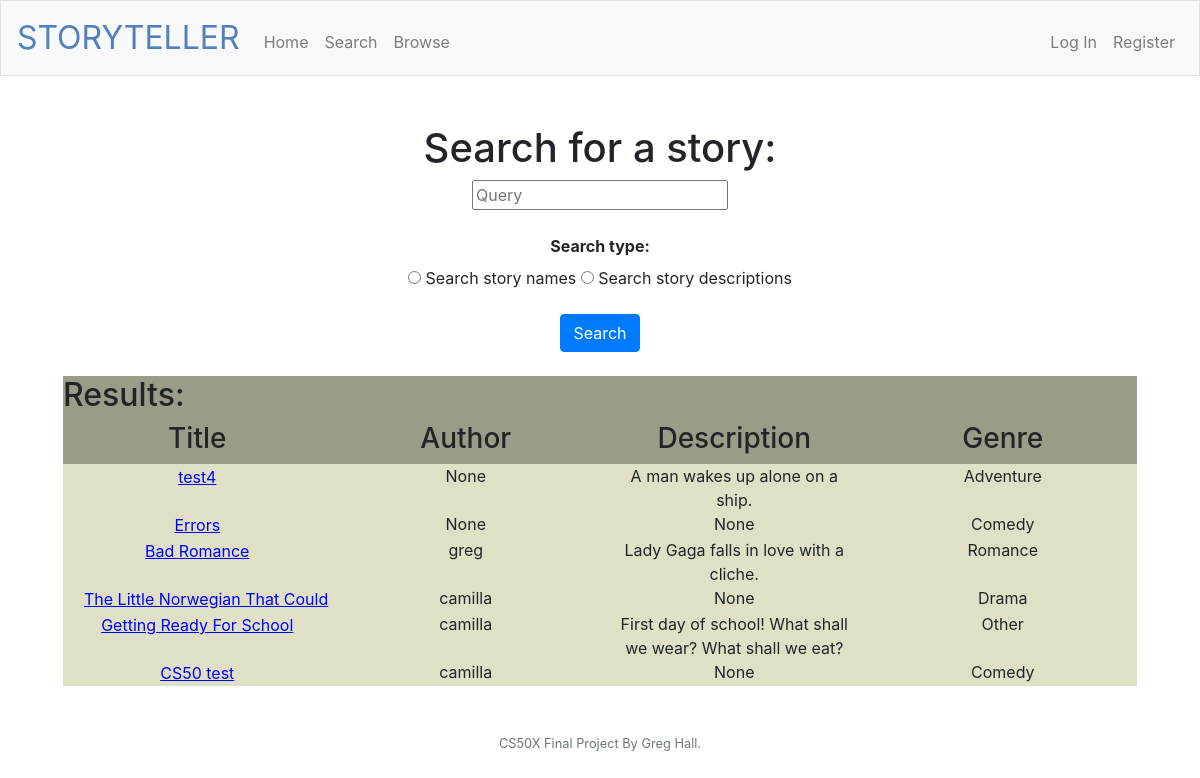
Screenshot of /search with the database file from the repository.
### tables this page shows
CREATE TABLE 'stories' ('storyid' integer PRIMARY KEY NOT NULL, 'storyname' text, 'userid' integer, 'genre' text, 'desc' text, 'username' text);

### application.py (the view, shortened to what this page needs)
@app.route("/search", methods=["POST", "GET"])
def search():
    stories = db.execute("SELECT storyname, username, desc, genre FROM stories")
    return render_template("search.html", searchresults=stories)

### templates/search.html (shortened to what this page needs)
{% extends "layout.html" %}
{% block main %}
    <div class="container">
        <h1>Search for a story:</h1>
        <form action="/search" method="post">
            <input autocomplete="off" name="query" id="query" placeholder="Query" type="text"><br/><br/>
            <label for "searchtype"><strong>Search type:</strong></label><br/>
            <input type="radio" name="searchtype" value="name"> Search story names
            <input type="radio" name="searchtype" value="desc"> Search story descriptions
            <br/><br/>
            <button class="btn btn-primary" type="submit" id="submit">Search</button>
        </form>
    </div>
    <br/>
    <form>
        <div class="row row6"><h2>Results:</h2></div>
        <div class="row row6">
            <div class="col-6 col-md-3"><h3>Title</h3></div>
            <div class="col-6 col-md-3"><h3>Author</h3></div>
            <div class="col-6 col-md-3"><h3>Description</h3></div>
            <div class="col-6 col-md-3"><h3>Genre</h3></div>
        </div>
        </form>
      {% for row in searchresults %}
        <form action="/viewer" method="post" name="{{row['storyname']}}">
          <div class="row row6a">
            <div class="col-sm-3"><input type="submit" name="storybutton" value="{{row['storyname']}}" style="background:none; border-width:0px; color:blue; text-decoration:underline;"/></div>
            <div class="col-sm-3">{{ row['username'] }}</div>
            <div class="col-sm-3">{{ row['desc'] }}</div>
            <div class="col-sm-3">{{ row['genre'] }}</div>
          </div>
        </form>
      {% endfor %}
{% endblock %}

### static/styles.css (style rules this page uses)
.row6 { background-color: #9B9C88; }
.row6a { background-color: #DFE0C5; }

### rows the page displays
stories: storybutton "test4", username "None", desc "A man wakes up alone on a ship.", genre "Adventure"
stories: storybutton "Errors", username "None", desc "None", genre "Comedy"
stories: storybutton "Bad Romance", username "greg", desc "Lady Gaga falls in love with a cliche.", genre "Romance"
stories: storybutton "The Little Norwegian That Could", username "camilla", desc "None", genre "Drama"
stories: storybutton "Getting Ready For School", username "camilla", desc "First day of school! What shall we wear? What shall we eat?", genre "Other"
stories: storybutton "CS50 test", username "camilla", desc "None", genre "Comedy"
